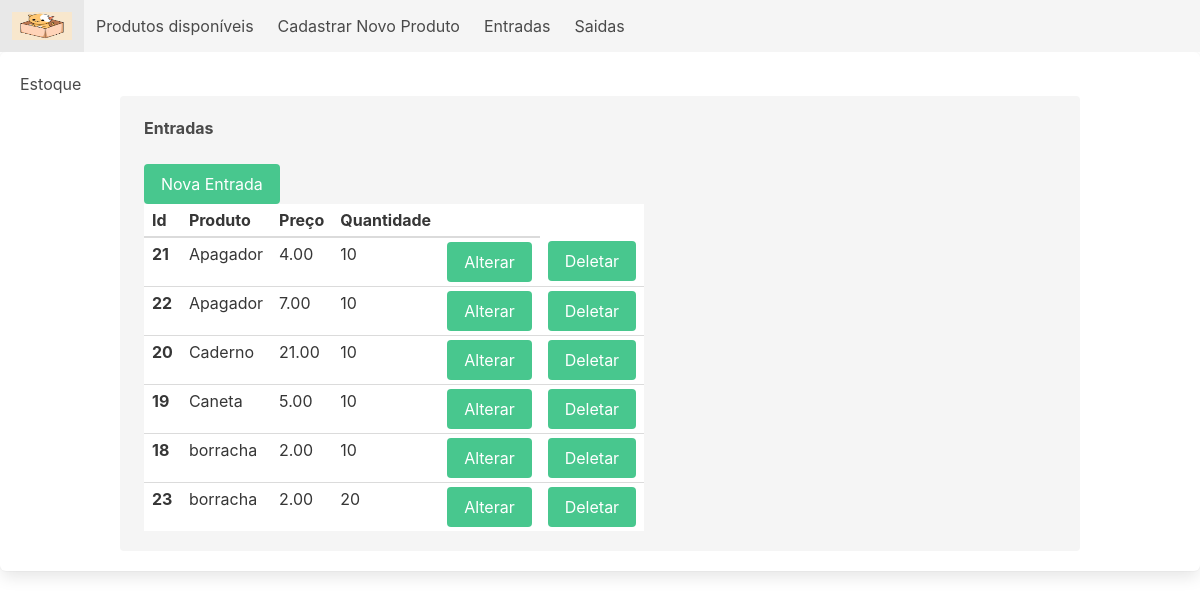
/entrada/list_entrada/, run on the app's committed database.
### entrada/models.py (models this page shows)
class Entradas(models.Model):
    produto = models.ForeignKey(Produtos, on_delete=models.CASCADE,verbose_name='Produto')
    preco = models.DecimalField('Preço', decimal_places=2, max_digits=8, default=0)
    quantidade = models.IntegerField('Quantidade', default=0)
    criado = models.DateTimeField('Criado em', auto_now_add=True)
    modificado = models.DateTimeField('Modificado em', auto_now=True)
    class Meta:
        verbose_name = 'Entrada'
        verbose_name_plural = 'Entradas'
        ordering = ['-produto']

### produto/models.py (models this page shows, shortened)
class Produtos(models.Model):
    produto = models.CharField('Produto', max_length=200,)
    cor = models.ForeignKey(Cores, on_delete=models.CASCADE,verbose_name='Cor')
    descricao = models.TextField('Descrição', blank=True)
    preco = models.DecimalField('Preço', decimal_places=2, max_digits=8, default=0)
    quantidade = models.IntegerField('Quantidade', default=0)
    criado = models.DateTimeField('Criado em', auto_now_add=True)
    modificado = models.DateTimeField('Modificado em', auto_now=True)
    def __str__(self):
        return self.produto
    class Meta:
        verbose_name = 'Produto'
        verbose_name_plural = 'Produtos'
        ordering = ['-produto']

### entrada/views.py (the view)
# urls.py: path('list_entrada/', list_entrada, name='list_entrada'),
def list_entrada(request):
    entradas = Entradas.objects.all()
    template_name = 'list_entrada.html'
    context = {
    'entradas': entradas,
    }
    return render(request, template_name, context)

### entrada/templates/list_entrada.html
{% extends 'base.html' %}
{% block product %}
<div class="block">
    <strong>Entradas</strong>
   </div>
<a class="button is-success" href="{% url 'entrada:new_entrada' %}">Nova Entrada</a>
<table class="table is-narrow">
    <thead>
        <tr>
            <th>Id</th>
            <th>Produto</th>
            <th>Preço</th>
            <th>Quantidade</th>
            <th></th>
        </tr>
    </thead>
    <tbody>
        {% for entrada in entradas %}
        <tr>
            <th>{{ entrada.id }}</th>
            <td>{{ entrada.produto }}</td>
            <td>{{ entrada.preco }}</td>
            <td>{{ entrada.quantidade }}</td>
            <td><a class="button is-success" href="{% url 'entrada:update_entrada' entrada.id%}">Alterar</a></td>
            <td><a class="button is-success" href="{% url 'entrada:delete_entrada' entrada.id%}">Deletar</a></td>
        </tr>
        {% endfor %}
    </tbody>
</table>
{% endblock %}

### data on the page
Entradas: id "21", produto "Apagador", preco "4.00", quantidade "10"
Entradas: id "22", produto "Apagador", preco "7.00", quantidade "10"
Entradas: id "20", produto "Caderno", preco "21.00", quantidade "10"
Entradas: id "19", produto "Caneta", preco "5.00", quantidade "10"
Entradas: id "18", produto "borracha", preco "2.00", quantidade "10"
Entradas: id "23", produto "borracha", preco "2.00", quantidade "20"
